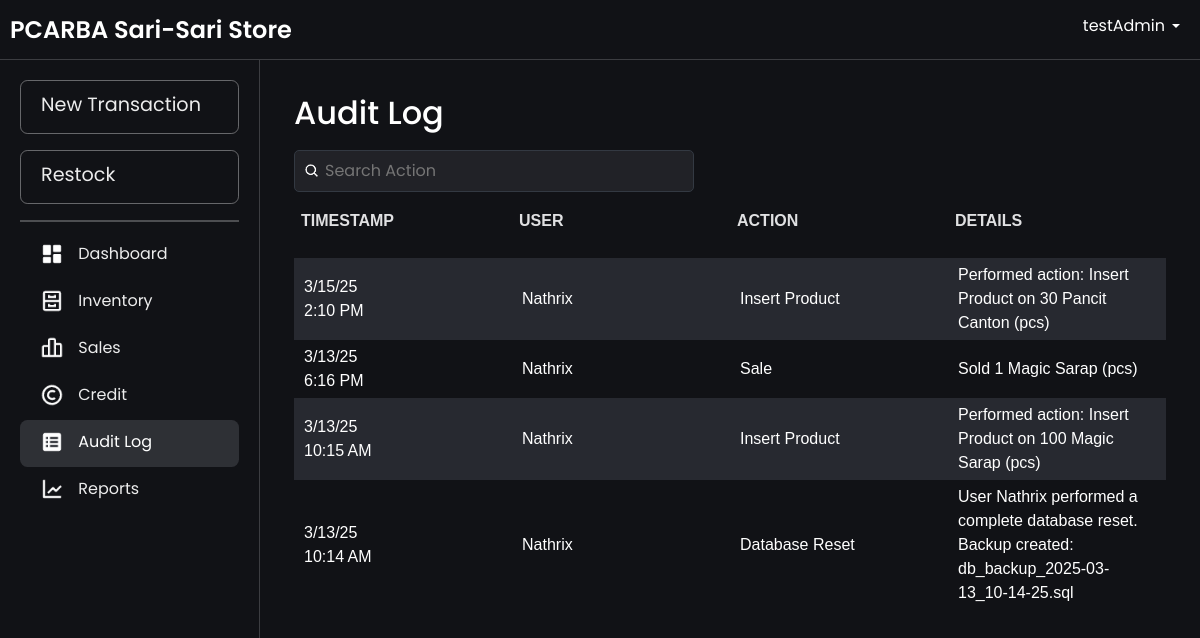
The page /audit_logs.php (signed in) on the database its author committed.
### tables this page shows
CREATE TABLE `audit_logs` (
  `logId` int(11) NOT NULL AUTO_INCREMENT,
  `action` varchar(50) NOT NULL COMMENT 'Type of action (e.g., Add Product, Restock, Sale, etc.)',
  `details` text DEFAULT NULL COMMENT 'Details of the action (e.g., JSON or descriptive text)',
  `userId` int(11) NOT NULL COMMENT 'User who performed the action',
  `timestamp` timestamp NOT NULL DEFAULT current_timestamp() COMMENT 'Time of the action',
  PRIMARY KEY (`logId`),
  KEY `users_audit_logs` (`userId`),
  CONSTRAINT `users_audit_logs` FOREIGN KEY (`userId`) REFERENCES `users` (`userId`) ON DELETE CASCADE
);

CREATE TABLE `users` (
  `userId` int(11) NOT NULL AUTO_INCREMENT,
  `username` varchar(50) NOT NULL,
  `password` varchar(255) NOT NULL,
  `login_count` int(11) DEFAULT 0,
  PRIMARY KEY (`userId`),
  UNIQUE KEY `username` (`username`)
);

### audit_logs.php (the view, shortened to what this page needs)
<?php
include 'db.php';
$query = "SELECT a.logId, a.action, a.details, a.timestamp, u.username
          FROM audit_logs a
          JOIN users u ON a.userId = u.userId
          ORDER BY a.timestamp DESC";
$result = $conn->query($query);
$logs = $result->fetch_all(MYSQLI_ASSOC);
?>
<!DOCTYPE html>
<html lang="en">
<head>
    <link rel="stylesheet" href="css/bootstrap.min.css">
    <link rel="stylesheet" href="css/layer1.css">
</head>
<body>
    <?php include 'navbar.php'; ?>
    <div class="main-content fade-in">
        <div class="container">
            <div class="header-container">
                <h2>Audit Log</h2>
                <div class="search-container">
                    <div class="search-wrapper">
                        <img src="images/search-icon.png" alt="Search" class="search-icon">
                        <input type="text" id="searchBar" placeholder="Search Action" onkeyup="filterLogs(); toggleClearIcon();">
                    </div>
                </div>
            </div>
            <div class="table-wrapper">
                <table id="logsTable" width="100%">
                    <thead>
                        <tr align="left">
                            <th>Timestamp</th>
                            <th>User</th>
                            <th>Action</th>
                            <th>Details</th>
                        </tr>
                    </thead>
                    <tbody>
                        <?php if (empty($logs)) { ?>
                            <tr>
                                <td colspan="4" style="text-align: center;">No logs found.</td>
                            </tr>
                        <?php } else { ?>
                            <?php foreach ($logs as $log) {
                                $date = !empty($log['timestamp'])
                                    ? date("n/j/y", strtotime($log['timestamp'])) . "<br>" . date("g:i A", strtotime($log['timestamp']))
                                    : 'N/A';
                            ?>
                                <tr>
                                    <td><?php echo $date; ?></td>
                                    <td><?php echo htmlspecialchars($log['username']); ?></td>
                                    <td><?php echo htmlspecialchars($log['action']); ?></td>
                                    <td><?php echo htmlspecialchars($log['details']); ?></td>
                                </tr>
                            <?php } ?>
                        <?php } ?>
                    </tbody>
                </table>
            </div>
        </div>
    </div>
</body>
</html>

### css/layer1.css (style rules this page uses)
.fade-in { animation: fadeInAnimation ease .1s; -webkit-animation: fadeInAnimation ease 1s; -moz-animation: fadeInAnimation ease 1s; -o-animation: fadeInAnimation ease 1s; -ms-animation: fadeInAnimation ease 1s; }
body { background-color: rgb(17, 18, 22); font-family: "Poppins", serif; color: white; }

### audit_logs.php (style rules this page uses)
.search-container { margin-top: 10px; display: flex; justify-content: space-between; align-items: center; gap: 10px; position: relative; width: 100%; }
.header-container { display: flex; align-items: center; flex-wrap: wrap; flex-direction: row; justify-content: space-between; position: relative; padding: 10px; }
.search-wrapper { display: flex; align-items: center; position: relative; width: 100%; max-width: 400px; }
.search-wrapper .search-icon { position: absolute; left: 10px; width: 16px; height: 16px; }
.search-wrapper input { padding: 8px 8px 8px 30px; width: 100%; border-radius: 5px; border: 1px solid #333942; background-color: rgba(33, 34, 39, 255); color: #f7f7f8; }
.table-wrapper { overflow-x: auto; }
.table-wrapper { scroll-behavior: smooth; height: 70vh; overflow-y: auto; position: relative; padding: 10px; padding-top: 0; }
table { font-family: Arial, Helvetica, sans-serif; width: 100%; border-collapse: separate; border-spacing: 0 10px; table-layout: fixed; }
table thead { position: sticky; top: 0; z-index: 10; background-color: #1f1f1f; }
table tbody tr:nth-child(odd) { background-color: #272930; }
table tbody tr:nth-child(even) { background-color: rgb(17, 18, 22); }
table th { padding: 7px; background-color: rgb(17, 18, 22); color: rgba(247, 247, 248, 0.9); font-weight: bold; text-transform: uppercase; font-size: 1rem; box-shadow: 0 4px 8px rgba(0, 0, 0, 0.83); padding-bottom: 25px; }
table td { padding: 5px 10px; font-size: 1rem; margin: 0 5px; }
table tr { background-color: transparent; }

### navbar.php (style rules this page uses)
html, body { margin: 0; padding: 0; width: 100%; height: 100%; overflow-x: hidden; }
body { display: grid; grid-template-rows: 60px 1fr; grid-template-columns: 260px 1fr; height: 100vh; overflow: hidden; margin: 0; }
.main-content { grid-row: 2 / -1; grid-column: 2 / -1; padding: 24px 24px; overflow-y: auto; transition: margin-left 0.3s; margin: 0; }
.container { width: 100%; padding: 0; margin: 0 auto; }

### rows shown on the page
audit_logs: timestamp "3/15/25", timestamp "2:10 PM", userId.username "Nathrix", action "Insert Product", details "Performed action: Insert Product on 30 Pancit Canton (pcs)"
audit_logs: timestamp "3/13/25", timestamp "6:16 PM", userId.username "Nathrix", action "Sale", details "Sold 1 Magic Sarap (pcs)"
audit_logs: timestamp "3/13/25", timestamp "10:15 AM", userId.username "Nathrix", action "Insert Product", details "Performed action: Insert Product on 100 Magic Sarap (pcs)"
audit_logs: timestamp "3/13/25", timestamp "10:14 AM", userId.username "Nathrix", action "Database Reset", details "User Nathrix performed a complete database reset. Backup created: db_backup_2025-03-13_10-14-25.sql"

### other values the page prints
$_SESSION['username'] "testAdmin"
